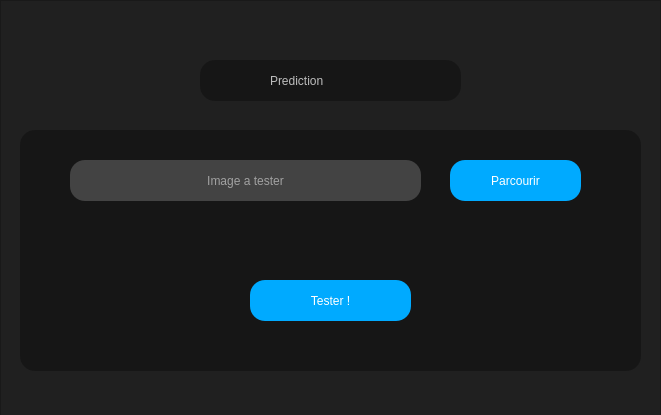
<?xml version="1.0" encoding="UTF-8"?>
<ui version="4.0">
 <class>userinterface</class>
 <widget class="QWidget" name="userinterface">
  <property name="geometry">
   <rect>
    <x>0</x>
    <y>0</y>
    <width>661</width>
    <height>415</height>
   </rect>
  </property>
  <property name="maximumSize">
   <size>
    <width>661</width>
    <height>765</height>
   </size>
  </property>
  <property name="windowTitle">
   <string>Prediction</string>
  </property>
  <property name="layoutDirection">
   <enum>Qt::LeftToRight</enum>
  </property>
  <property name="styleSheet">
   <string notr="true">*
{
font: 20pt &quot;Ebrima&quot;;
}
#Form{
background:rgb(22, 22, 22)
}
QFrame{
background:rgb(22, 22, 22);
}
</string>
  </property>
  <widget class="QFrame" name="frame">
   <property name="geometry">
    <rect>
     <x>20</x>
     <y>130</y>
     <width>621</width>
     <height>241</height>
    </rect>
   </property>
   <property name="styleSheet">
    <string notr="true">QFrame{
background:rgb(22, 22, 22);
border-radius:15px;
}</string>
   </property>
   <property name="frameShape">
    <enum>QFrame::StyledPanel</enum>
   </property>
   <property name="frameShadow">
    <enum>QFrame::Raised</enum>
   </property>
   <widget class="QPushButton" name="browse">
    <property name="geometry">
     <rect>
      <x>430</x>
      <y>30</y>
      <width>131</width>
      <height>41</height>
     </rect>
    </property>
    <property name="styleSheet">
     <string notr="true">QPushButton{
background:rgb(0, 170, 255);
color:#fff;
border-radius:15px;
}
QPushButton:hover{
background:rgb(24, 194, 255)
}</string>
    </property>
    <property name="text">
     <string>Parcourir</string>
    </property>
   </widget>
   <widget class="QLineEdit" name="image_line">
    <property name="geometry">
     <rect>
      <x>50</x>
      <y>30</y>
      <width>351</width>
      <height>41</height>
     </rect>
    </property>
    <property name="styleSheet">
     <string notr="true">QLineEdit{
border-radius:15px;
background:rgb(67, 67, 67);
color:rgb(255, 255, 255);
}
QLineEdit:hover{
border: 2px solid rgb(85, 170, 255)
}


</string>
    </property>
    <property name="alignment">
     <set>Qt::AlignCenter</set>
    </property>
    <property name="placeholderText">
     <string>Image a tester</string>
    </property>
    <property name="clearButtonEnabled">
     <bool>false</bool>
    </property>
   </widget>
   <widget class="QPushButton" name="tester">
    <property name="geometry">
     <rect>
      <x>230</x>
      <y>150</y>
      <width>161</width>
      <height>41</height>
     </rect>
    </property>
    <property name="styleSheet">
     <string notr="true">QPushButton{
background:rgb(0, 170, 255);
color:#fff;
border-radius:15px;
}
QPushButton:hover{
background:rgb(85, 255, 0)
}</string>
    </property>
    <property name="text">
     <string>Tester !</string>
    </property>
   </widget>
   <widget class="QLabel" name="label_2">
    <property name="geometry">
     <rect>
      <x>400</x>
      <y>150</y>
      <width>41</width>
      <height>41</height>
     </rect>
    </property>
    <property name="styleSheet">
     <string notr="true">image:url(:/newPrefix/cancer detection/loading.gif)</string>
    </property>
    <property name="text">
     <string/>
    </property>
   </widget>
  </widget>
  <widget class="QFrame" name="background">
   <property name="geometry">
    <rect>
     <x>0</x>
     <y>0</y>
     <width>661</width>
     <height>660</height>
    </rect>
   </property>
   <property name="styleSheet">
    <string notr="true">QFrame{
background:rgb(32, 32, 32);
}</string>
   </property>
   <property name="frameShape">
    <enum>QFrame::StyledPanel</enum>
   </property>
   <property name="frameShadow">
    <enum>QFrame::Raised</enum>
   </property>
   <widget class="QFrame" name="frame_2">
    <property name="geometry">
     <rect>
      <x>200</x>
      <y>60</y>
      <width>261</width>
      <height>41</height>
     </rect>
    </property>
    <property name="styleSheet">
     <string notr="true">QFrame{
background:rgb(22, 22, 22);
border-radius:15px;
}</string>
    </property>
    <property name="frameShape">
     <enum>QFrame::StyledPanel</enum>
    </property>
    <property name="frameShadow">
     <enum>QFrame::Raised</enum>
    </property>
    <widget class="QLabel" name="label">
     <property name="geometry">
      <rect>
       <x>70</x>
       <y>0</y>
       <width>161</width>
       <height>41</height>
      </rect>
     </property>
     <property name="styleSheet">
      <string notr="true">color:rgb(189, 189, 189)</string>
     </property>
     <property name="text">
      <string>Prediction</string>
     </property>
    </widget>
   </widget>
  </widget>
  <zorder>background</zorder>
  <zorder>frame</zorder>
 </widget>
 <resources>
  <include location="../gif.qrc"/>
 </resources>
 <connections/>
</ui>
